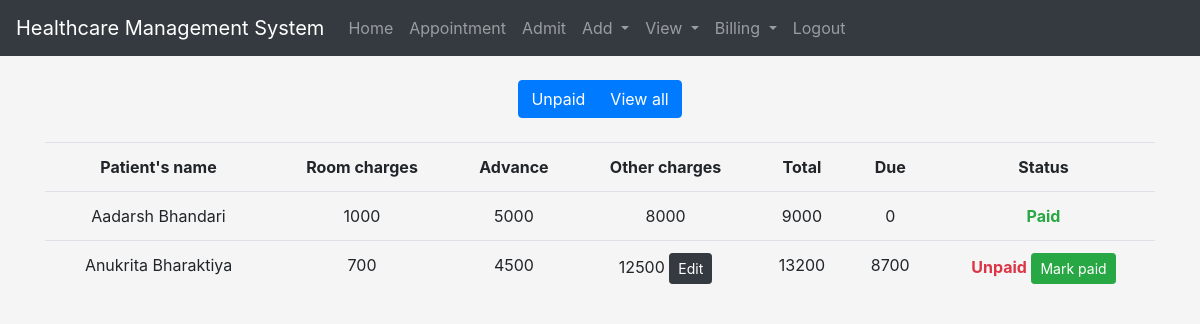
The page /admit-billing.php (signed in) on the database its author committed.
### tables this page shows
CREATE TABLE `billing` (
  `advance` int(11) DEFAULT NULL,
  `status` int(10) DEFAULT '0',
  `room_charges` int(11) NOT NULL,
  `total` int(11) DEFAULT NULL,
  `appointment_id` int(11) DEFAULT NULL,
  `admit_id` int(11) DEFAULT NULL
);

CREATE TABLE `patient` (
  `id` int(11) NOT NULL,
  `name` varchar(255) NOT NULL,
  `sex` varchar(10) NOT NULL,
  `dob` date NOT NULL,
  `phone` varchar(10) NOT NULL,
  `blood_group` varchar(10) NOT NULL,
  `staff_id` int(11) NOT NULL
);

### admit-billing.php (the view, shortened to what this page needs)
<?php
include_once("helpers/db.php");
include("inc/header.php");
?>
<link rel="stylesheet" href="assets/css/custom.css">
</head>
<body class="text-center">
<?php include("inc/menu.php"); ?>
<div class="container">
 <br>
  <div class="btn-group" role="group">
  <a href="?viewunpaid=0" class="btn btn-primary">Unpaid</a>
  <a href="?viewunpaid=1" class="btn btn-primary">View all</a>
    </div><br><br>
    <table class="table">
        <tr>
            <th>Patient's name</th>
            <th>Room charges</th>
            <th>Advance</th>
            <th>Other charges</th>
            <th>Total</th>
            <th>Due</th>
            <th>Status</th>
        </tr>
        <?php
            if(isset($_GET['viewunpaid']) and $_GET['viewunpaid']==0){
                $query = "SELECT * FROM billing where status=0 and admit_id is not NULL";
            } else{
                $query = "SELECT * FROM billing where admit_id is not NULL";
            }
        $query_run=mysqli_query($con,$query);
        while($data = mysqli_fetch_array($query_run)){
            $admit_id = $data['admit_id'];
            $patient = mysqli_fetch_array(mysqli_query($con,"SELECT patient_id FROM admit where id=$admit_id"));
            $patient_id = $patient['patient_id'];
            $room_charges = $data['room_charges'];
            $advance = $data['advance'];
            $total = $data['total'];
            $due = $total - $advance;
            if(isset($total)){
                $other_charges = $total - $room_charges;
                $due = $total - $advance;
            }else{
                $other_charges = 0;
                $due = $room_charges - $advance;
            }
            $status = $data['status'];
            $pquery = mysqli_query($con,"select name from patient where id=$patient_id");
            $patient_data = mysqli_fetch_array($pquery);
            ?>
            <tr>
                <td><?php echo $patient_data['name'];?></td>
                <td><?php echo $room_charges;?></td>
                <td><?php echo $advance;?></td>
                <td><?php echo $other_charges."  "; if($status==0){ echo "<a href='admit-bill.php?admitid=$admit_id&charges=$other_charges' class='btn btn-dark btn-sm'>Edit</a>";}?></td>
                <td><?php echo $total;?></td>
                <td><?php if($status==0){echo $due;} else {echo "0";}?></td>
                <td><?php if($status==0){ echo "<span class='text-danger'><b>Unpaid</b></span> <a href='admit-billing.php?markPaid=$admit_id' class='btn btn-success btn-sm'>Mark paid</a>"; }else{ echo "<span class='text-success'><b>Paid</b></span>";} ?> </td>
            </tr>
            <?php
        }
        ?>
    </table>
</div>
<?php
include_once("inc/footer.php");
?>

### inc/header.php (shortened to what this page needs)
<!DOCTYPE html>
<html lang="en">
<head>
    <link rel="stylesheet" href="/dbms/assets/css/bootstrap.min.css">
       <link rel="stylesheet" href="">

### inc/menu.php (shortened to what this page needs)
 <nav class="navbar navbar-expand-lg navbar-dark bg-dark">
  <a class="navbar-brand" href="./dashboard.php">Healthcare Management System</a>
  <div class="collapse navbar-collapse" id="navbarNavDropdown">
    <ul class="navbar-nav">
      <li class="nav-item">
        <a class="nav-link" href="./dashboard.php">Home</a>
      </li>
      <li class="nav-item">
        <a class="nav-link" href="./appointment.php">Appointment</a>
      </li>
       <li class="nav-item">
        <a class="nav-link" href="./admit.php">Admit</a>
      </li>
      <li class="nav-item dropdown">
        <a class="nav-link dropdown-toggle" href="#" id="navbarDropdownMenuLink" role="button" data-toggle="dropdown" aria-haspopup="true" aria-expanded="false">
          Add
        </a>
      </li>
      <li class="nav-item dropdown">
        <a class="nav-link dropdown-toggle" href="#" id="navbarDropdownMenuLink" role="button" data-toggle="dropdown" aria-haspopup="true" aria-expanded="false">
          View
        </a>
      </li>
      <li class="nav-item dropdown">
        <a class="nav-link dropdown-toggle" href="#" id="navbarDropdownMenuLink" role="button" data-toggle="dropdown" aria-haspopup="true" aria-expanded="false">
          Billing
        </a>
      </li>
       <li class="nav-item">
        <a class="nav-link" href="./logout.php">Logout</a>
      </li>
    </ul>
  </div>
</nav>

### assets/css/custom.css (style rules this page uses)
html, body { height: 100%; }
body { align-items: center; padding-bottom: 40px; background-color: #f5f5f5; }

### rows shown on the page
billing: patient.name "Aadarsh Bhandari", room_charges "1000", advance "5000", other_charges "8000", total "9000", status "0"
billing: patient.name "Anukrita Bharaktiya", room_charges "700", advance "4500", other_charges "12500", total "13200", due "8700"
